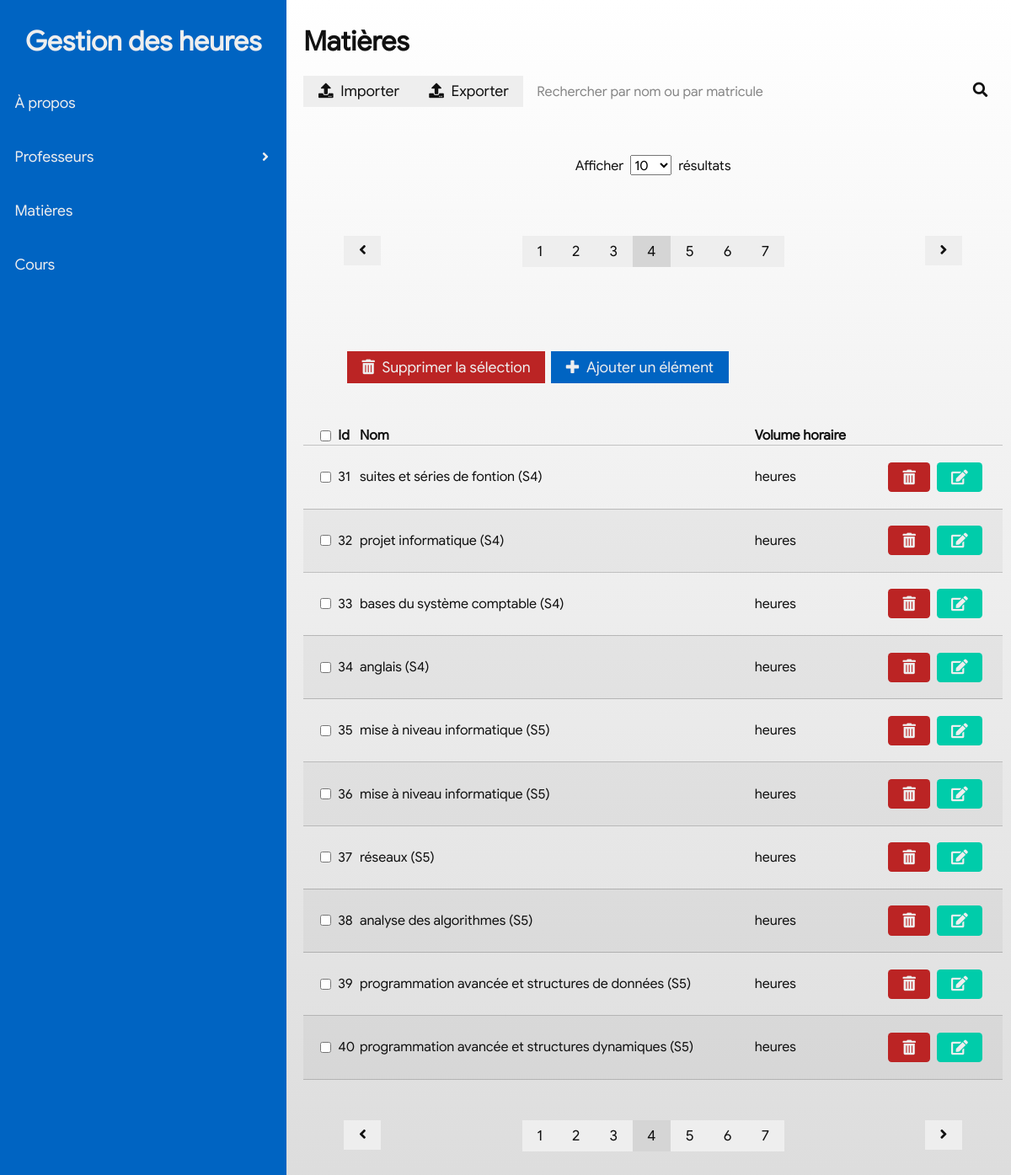
Page /subject?page=3&shown=10 on the earlier database version.
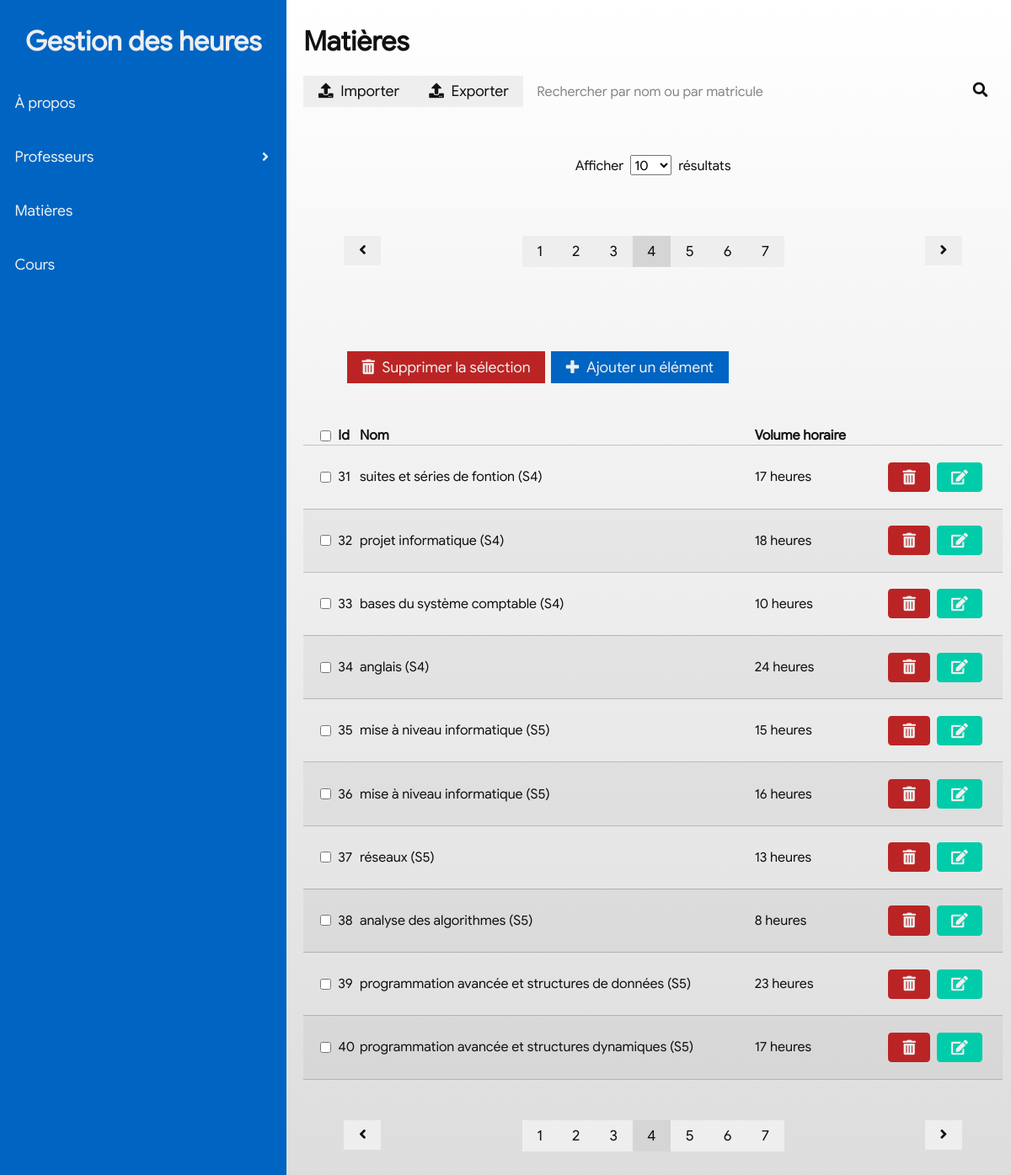
Same page on the later database version.
### tables this page shows
CREATE TABLE subject(id INT AUTO_INCREMENT, name VARCHAR(255), hrs INT, PRIMARY KEY(id));

### index.php (called while the page is built)
<?php
    require_once "controller/includes/db.php";
    require_once "view/functions.php";
    include "view/main.php";

### controller/includes/db.php (called while the page is built, shortened)
<?php
class DB{
    var $_pdo;
    function __construct($dns, $user, $password){
        $this->_pdo = new PDO($dns, $user, $password);
    }
    function query($query){
        return $this->_pdo->query($query);
    }
    function getData($query){
        $response = $this->query($query);
        $output = array();
        while($data = $response->fetch()){
            $item = array();
            foreach($data as $key => $value){
                $item[$key] = $value;
            }
            $output[count($output)] = $item;
        }
        return $output;
    }
}
$DB = new DB('mysql:host=localhost;dbname=phpProject', 'ryan', '');

### view/functions.php (the view, shortened to what this page needs)
    </tr><?php
function printSubjects(){
    global $DB;
    global $resultsPerPage;
    global $currentPage;
    $offset = $currentPage * $resultsPerPage;
    $limit = $resultsPerPage;
    $data = $DB->getData("SELECT * FROM subject LIMIT $limit OFFSET $offset");
    foreach($data as $e){
    ?><tr>
        <td><input type="checkbox" /></td>
        <td> <?php echo $e['id']; ?></td>
        <td> <?php echo utf8_encode($e['name']); ?></td>
        <td> <?php echo utf8_encode($e['hrs']); ?> heures</td>
        <td class="controls"><button class="btn btn-tertiary btn-rounded"><i class="fas fa-trash-alt"></i></button><button
                class="btn btn-quaternary btn-rounded"><i class="fas fa-edit"></i></button></td>
    </tr><?php
    }
}
function resultsPerPage(){
    $items = array(10, 25, 50, 100);
    $shown = isset($_GET['shown'])?$_GET['shown']:$items[0];
    $resultsPerPage = $shown;
    echo "<p><span>Afficher</span><select class='resultsperpage'>";
    foreach($items as $e){
        $attr = ($e == $shown)?'selected':'';
        echo "<option $attr>$e</option>";
    }
    echo "</select><span>résultats</span></p>";
}
function pagination($table){
    global $DB;
    global $resultsPerPage;
    $data = $DB->getData("SELECT COUNT(*) as len FROM $table");
    $len = $data[0][0];
    $pages = ($len / $resultsPerPage);
    $currentPage = isset($_GET['page'])?$_GET['page']:0;
    $dotted = false;
    echo '<div class="previous">';
    if($currentPage > 0)
        echo '<a class="btn btn-secondary" href="?page='.($currentPage-1).'&shown='.$resultsPerPage.'"><i class="fas fa-angle-left"></i></a>';
    echo '</div>';
    echo '<div class="pages">';
    for($i = 0; $i < $pages; $i++){
        $p = $i+1;
        if(abs($i - $currentPage) < 2){
            if($i == $currentPage){
                echo "<span class='btn btn-secondary active'>$p</span>";
            }else{
                echo "<a class='btn btn-secondary' href='?page=$i&shown=$resultsPerPage'>$p</a>";
            }
        }else if($i < 3){
            echo "<a class='btn btn-secondary' href='?page=$i&shown=$resultsPerPage'>$p</a>";
        }else if($i+2 >= $pages){
            echo "<a class='btn btn-secondary' href='?page=$i&shown=$resultsPerPage'>$p</a>";
        }else{
            if($dotted) continue;
            echo "<span class='btn btn-secondary btn-disabled'>...</span>";
            $dotted = true;
            continue;
        }
        $dotted = false;
    }
    echo '</div>';
    echo '<div class="next">';
    if($currentPage+1 < $pages)
        echo '<a class="btn btn-secondary" href="?page='.($currentPage+1).'&shown='.$resultsPerPage.'"><i class="fas fa-angle-right"></i></a>';
    echo '</div>';}

Differences in the rows shown:
changed subject "suites et séries de fontion (S4)": hrs (not shown) → "17"
changed subject "projet informatique (S4)": hrs (not shown) → "18"
changed subject "bases du système comptable (S4)": hrs (not shown) → "10"
changed subject "anglais (S4)": hrs (not shown) → "24"
changed subject id 35: hrs (not shown) → "15"
changed subject id 36: hrs (not shown) → "16"
changed subject "réseaux (S5)": hrs (not shown) → "13"
changed subject "analyse des algorithmes (S5)": hrs (not shown) → "8"
changed subject "programmation avancée et structures de données (S5)": hrs (not shown) → "23"
changed subject "programmation avancée et structures dynamiques (S5)": hrs (not shown) → "17"
